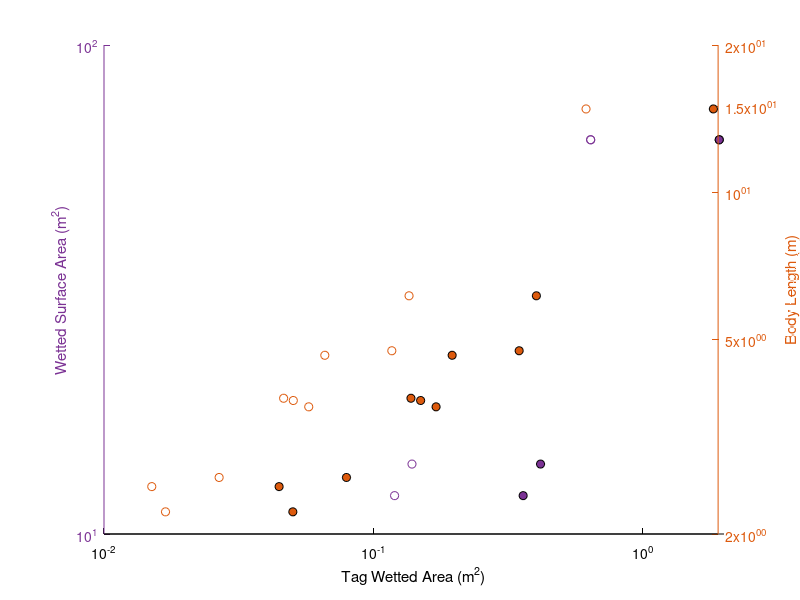

The MATLAB source for this figure:
% Acceptable tag sizes
% 20 July 2016

bodylength = [3.64
NaN
4.74
3.75
2.61
1.18
1.42
1.47
2.22
2.5
3.79
4.64
6.14
NaN
14.8];

Wa = [5.85
NaN
11.98
5.12
2.7
0.58
0.78
0.92
1.7
1.51
4.71
6.72
13.9
64
64];

% frontal area 
Fa = [2.0734494
NaN
3.0787582
1.8221222
1.6022109
0.79
0.83
1
1.2
1.21
2.42
2.28
3.54
NaN
7.76];

tagWa3 = Wa*0.03;
tagWa1 = Wa*0.01;

%%
%# Some initial computations:
axesPosition = [110 40 200 200];  %# Axes position, in pixels
yWidth = 30;                      %# y axes spacing, in pixels

%# Create the figure and axes:
figure(2); clf; hold on
set(gca,'Position',axesPosition)
h1 = axes('Color','w','XColor','k','YColor',[123/255 50/255 148/255],...
          'YLim',[0 100],'Xlim',[0.01 2],'xscale','log','yscale','log',...
          'NextPlot','add');
h2 = axes('Color','none','XColor','k','YColor',[221/255 90/255 13/255],...
          'YLim',[0 20],'Xlim',[0.01 2],'xscale','log','yscale','log',...
          'XTick',[],'XTickLabel',[],...
          'Ytick',[0 2 5 10 15 20],...
          'Yaxislocation','right','NextPlot','add');

xlabel(h1,'Tag Wetted Area (m^2)');
ylabel(h2,'Body Length (m)');
ylabel(h1,'Wetted Surface Area (m^2)');

plot(h1,tagWa3,Wa,'o','markerfacecolor',[123/255 50/255 148/255],'markeredgecolor','k')
plot(h1,tagWa1,Wa,'o','markeredgecolor',[123/255 50/255 148/255])

plot(h2,tagWa3,bodylength,'o','markerfacecolor',[221/255 90/255 13/255],'markeredgecolor','k')
plot(h2,tagWa1,bodylength,'o','markeredgecolor',[221/255 90/255 13/255])

%% Add known tags on market

TAG3 = [0.0243; 0.066; 0.108];
plot(h1,TAG3,[2.29 2.29 2.29],'o')
%%

% save
cd /Users/julievanderhoop/Documents/MATLAB/DQ/DQ2013/AnalysisFigs
print('Glide_AcceptableTagSize','-dsvg','-r300')